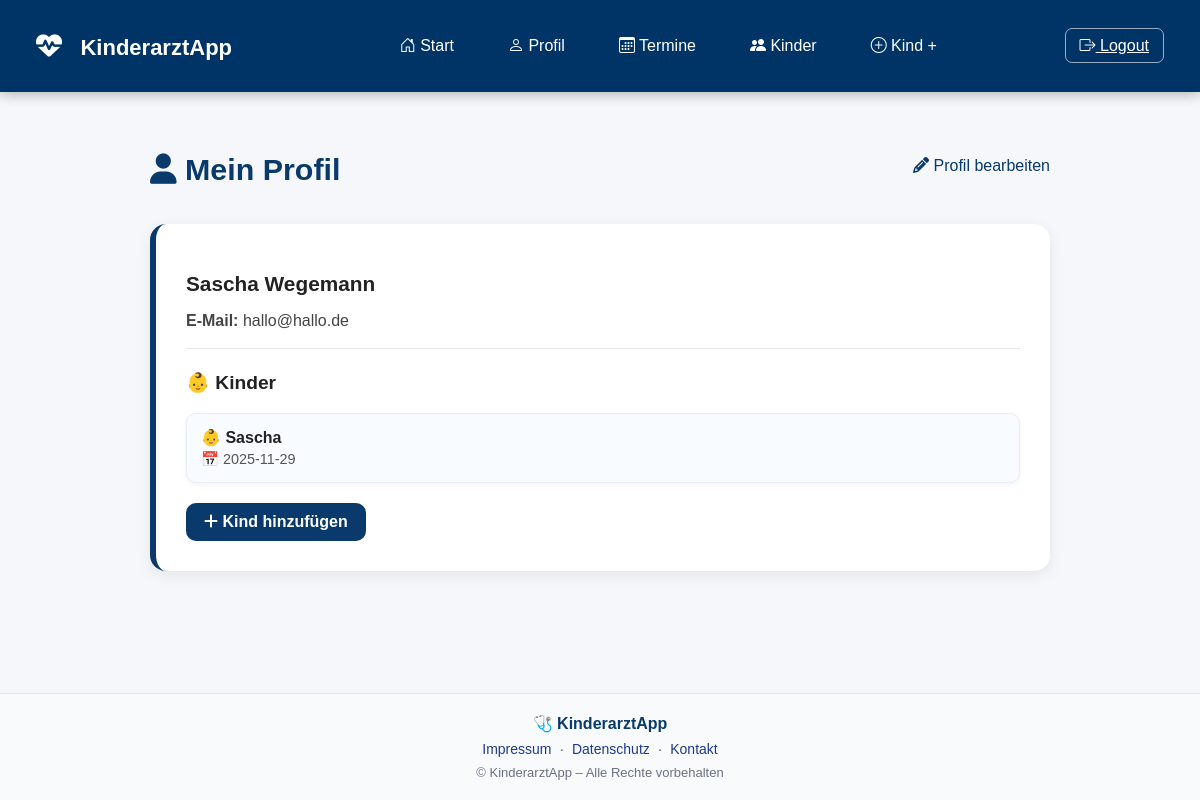
The page /eltern (signed in) on the database its author committed.
### modelle.py (models this page shows)
class Eltern(db.Model):
    id = db.Column(db.Integer, primary_key=True)
    name = db.Column(db.String, nullable=False)
    email = db.Column(db.String(120), nullable=False)
    user_id = db.Column(db.Integer, db.ForeignKey("user.id"))
    kinder = db.relationship("Kind", backref="eltern", lazy=True)

class Kind(db.Model):
    id = db.Column(db.Integer, primary_key=True)
    name = db.Column(db.String, nullable=False)
    geburt = db.Column(db.String, nullable=False)
    eltern_id = db.Column(db.Integer, db.ForeignKey("eltern.id"), nullable=False)
    termine = db.relationship("Termin", backref="kind", lazy=True)

### app.py (the view)
@app.route("/eltern")
@login_required
def eltern_profil():
    eltern = get_current_parent()
    if not eltern:
        return "Kein Eltern-Datensatz gefunden.", 404
    return render_template("profil.html", eltern=eltern)

### app.py (called while the page is built)
@app.context_processor
def inject_user_status():
    return {
        "is_logged_in": "user_id" in session
    }

def login_required(f):
    @wraps(f)
    def wrapper(*args, **kwargs):
        if "user_id" not in session:
            return redirect(url_for("login"))
        return f(*args, **kwargs)
    return wrapper

def get_current_parent():
    if "user_id" not in session:
        return None
    return Eltern.query.filter_by(user_id=session["user_id"]).first()

### templates/profil.html
{% extends "base.html" %}
{% block content %}
<div class="profile-wrapper">
    <div class="profile-header">
        <h1><i class="fas fa-user"></i> Mein Profil</h1>
        <a href="{{ url_for('profil_bearbeiten') }}" class="edit-link">
            <i class="fas fa-pencil-alt"></i> Profil bearbeiten
        </a>
    </div>
    <div class="profile-card">
        <h2 class="profile-email">{{ eltern.name }}</h2>
        <p class="profile-label"><strong>E-Mail:</strong> {{ eltern.email }}</p>
        <hr>
        <h3 class="children-title">👶 Kinder</h3>
        {% if eltern.kinder|length == 0 %}
            <p class="no-kids">Keine Kinder hinterlegt.</p>
        {% else %}
            <div class="children-grid">
                {% for kind in eltern.kinder %}
                <div class="child-card">
                    <div class="child-name">👶 {{ kind.name }}</div>
                    <div class="child-date">📅 {{ kind.geburt }}</div>
                </div>
                {% endfor %}
            </div>
        {% endif %}
        <a href="{{ url_for('kind_neu') }}" class="btn-blue">
            <i class="fas fa-plus"></i> Kind hinzufügen
        </a>
    </div>
</div>
{% endblock %}

### static/style.css (style rules this page uses)
body { margin: 0; font-family: Arial, sans-serif; background: #f5f7fa; color: #222; }
h1, h2 { margin-bottom: 12px; }
.btn-blue { background: #003366; color: white; }
.profile-header { display: flex; align-items: center; justify-content: space-between; margin-bottom: 25px; }
.profile-header h1 { font-size: 1.8rem; font-weight: 700; color: #0a3a6b; }
.profile-card { background: #ffffff; padding: 28px; border-radius: 14px; box-shadow: 0 4px 14px rgba(0,0,0,0.08); border-left: 6px solid #0a3a6b; }
.profile-card hr { margin: 18px 0; border: 0; height: 1px; background: #e5e7eb; }
.profile-wrapper { max-width: 900px; margin: 40px auto; }
.profile-header { display: flex; justify-content: space-between; align-items: center; margin-bottom: 25px; }
.profile-header h1 { font-size: 1.9rem; font-weight: 700; color: #0a3a6b; }
.edit-link { color: #0a3a6b; font-weight: 500; text-decoration: none; }
.profile-card { background: white; padding: 30px; border-radius: 16px; box-shadow: 0 4px 16px rgba(0,0,0,0.08); border-left: 6px solid #0a3a6b; }
.profile-email { font-size: 1.3rem; margin-bottom: 6px; }
.profile-label { color: #444; }
.children-title { margin-top: 22px; font-size: 1.2rem; }
.children-grid { display: grid; grid-template-columns: repeat(auto-fit, minmax(220px, 1fr)); gap: 1rem; margin-bottom: 20px; }
.child-card { background: #f8fbff; padding: 14px; border-radius: 10px; border: 1px solid #e5edf7; box-shadow: 0 2px 6px rgba(0,0,0,0.05); }
.child-name { font-weight: 600; margin-bottom: 4px; }
.child-date { color: #555; font-size: 0.9rem; }
.btn-blue { background: #0a3a6b; color: white; padding: 10px 18px; border-radius: 10px; display: inline-block; text-decoration: none; font-weight: 600; }
html, body { height: 100%; }
body { display: flex; flex-direction: column; }
a { color: #0b488e; }

### rows shown on the page
Eltern: name "Sascha Wegemann", email "hallo@hallo.de"
Kind: name "Sascha", geburt "2025-11-29"
